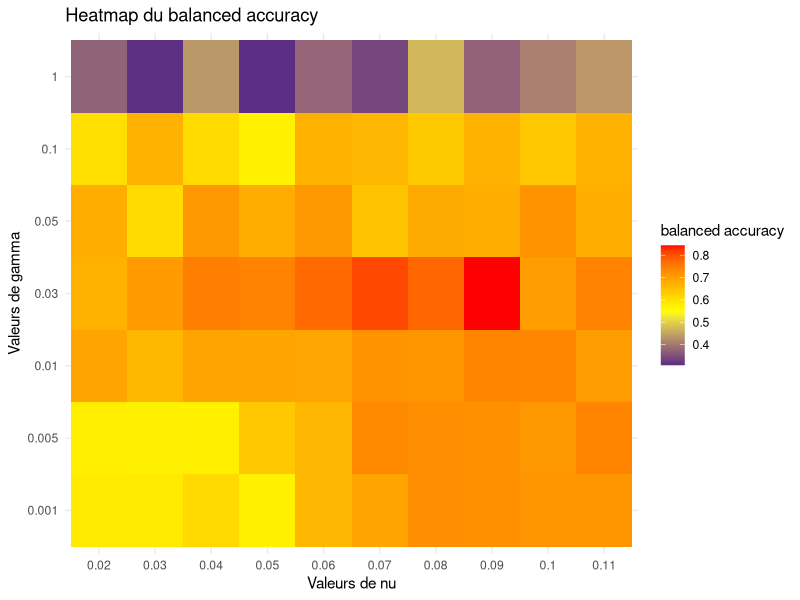
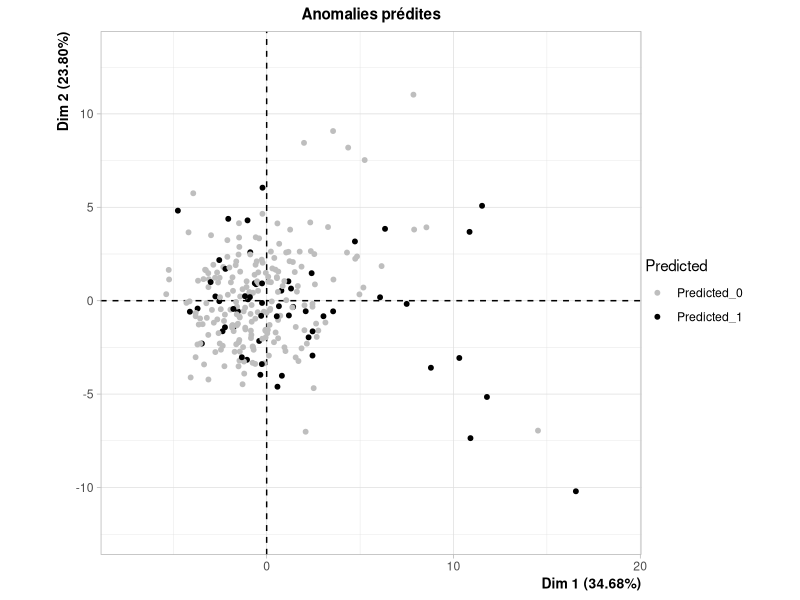
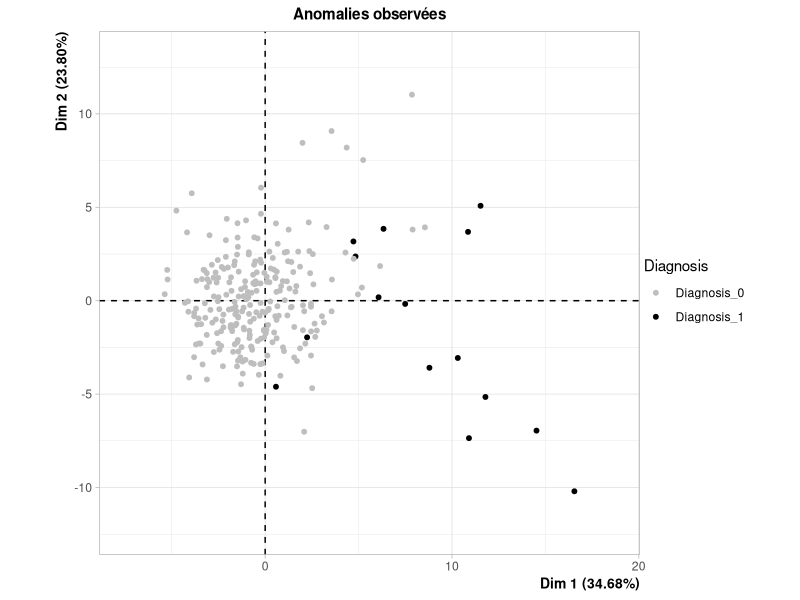

These charts were generated, in order, by the following R code:
library(e1071)    # Pour le SVM
library(caret)    # Pour la matrice de confusion
library(dplyr)
library(FactoMineR)

# Charger et prétraiter les données
data_reduit <- read.csv("data_cancer.csv", header=T)
data_reduit$Diagnosis <- as.factor(data_reduit$Diagnosis)

set.seed(123)
# Générer un vecteur d'index aléatoires pour l'ensemble de test (30%)
test_index <- sample(1:378, size = round(0.3 * 378))

# Créer les ensembles d'entraînement (70%) et de test (30%)
train_data <- data_reduit[-test_index, ]
summary(train_data)
#write.csv(x = train_data, "train.csv")
test_data <- data_reduit[test_index, ]
summary(test_data)
#write.csv(x = test_data, "test.csv")

data_reduit <- train_data

# Modèle de classification

mod <- glm(data=data_reduit, Diagnosis~., family='binomial')
#erreur de convergence

##########
# Optimisation du modèle à l'aide des hyperparamètres
##########

# Définir la grille d'hyperparamètres pour nu et gamma
nu_values <- seq(0.02, 0.11, by = 0.01)    # Exemple de valeurs pour nu
gamma_values <- c(0.001,0.005,0.01,0.03,0.05,0.1,1)  # Exemple de valeurs pour gamma

# Stocker les résultats finaux
results <- data.frame(nu = numeric(), gamma = numeric(), balanced_accuracy = numeric(), Kappa = numeric())

# Boucle sur les valeurs de gamma
for (gamma in gamma_values) {
  
  # Boucle sur les valeurs de nu pour chaque gamma
  for (nu in nu_values) {
    
    # Variable pour stocker les vraies valeurs et les prédictions pour tout le dataset
    all_true_labels <- data_reduit$Diagnosis
    all_predicted_scores <- c()
    
    # Créer les folds pour Diagnosis == 0
    set.seed(123)
    folds_0 <- createFolds(data_reduit$Diagnosis[data_reduit$Diagnosis == 0], k = 5)
    
    # Créer les folds pour Diagnosis == 1
    set.seed(123)
    folds_1 <- createFolds(data_reduit$Diagnosis[data_reduit$Diagnosis == 1], k = 5)
    
    # Boucle pour chaque fold (de 1 à 10)
    for (fold in 1:5) {
      # Indices d'entraînement et de test pour Diagnosis == 0
      train_indices_0 <- unlist(folds_0[-fold])
      test_indices_0 <- unlist(folds_0[fold])
      
      # Indices d'entraînement et de test pour Diagnosis == 1
      train_indices_1 <- unlist(folds_1[-fold])
      test_indices_1 <- unlist(folds_1[fold])
      
      # Créer les jeux d'entraînement et de test
      train_fold_0 <- data_reduit[train_indices_0, ]
      test_fold_0 <- data_reduit[test_indices_0, ]
      
      train_fold_1 <- data_reduit[train_indices_1, ]
      test_fold_1 <- data_reduit[test_indices_1, ]
      
      # Combine les données d'entraînement et de test pour les deux groupes
      test_fold <- rbind(test_fold_0, test_fold_1)
      
      # Entraînez le modèle sur les données Diagnosis == 0 uniquement
      set.seed(123)
      X_train <- train_fold_0[, -which(names(train_fold_0) == "Diagnosis")]
      model <- svm(X_train, type = "one-classification", nu = nu, gamma = gamma)
      
      # Prédire sur le jeu de test
      X_test <- test_fold[, -which(names(test_fold) == "Diagnosis")]
      decision_scores <- predict(model,X_test)
      
      predicted_labels <- ifelse(decision_scores == TRUE, 0, 1)
      # Collecter les vraies valeurs et les scores de prédiction
      all_predicted_scores <- c(all_predicted_scores, predicted_labels)
    }

    # Définir les indices associés aux labels prédits
    indices <- as.numeric(names(all_predicted_scores))  # Récupérer les indices (de 1 à 400)
    
    # Trier les labels prédits selon les indices
    sorted_indices <- order(indices)  # Obtenir les indices triés
    sorted_predicted_scores <- all_predicted_scores[sorted_indices]  # Réorganiser les labels prédits
    
    # Afficher les indices et les labels triés
    sorted_data <- data.frame(Indices = indices[sorted_indices], Labels = sorted_predicted_scores)
    # Créer des facteurs avec les mêmes niveaux pour éviter l'erreur
    all_true_labels <- factor(all_true_labels, levels = c(0, 1))
    sorted_data$Labels <- factor(sorted_data$Labels, levels = c(0, 1))
    
    #Stockage de la matrice de confusion
    conf_matrix <- confusionMatrix(sorted_data$Labels, all_true_labels)
    print(conf_matrix)
    
    # Extraire la balanced accuracy et le kappa
    balanced_accuracy_value <- conf_matrix$byClass['Balanced Accuracy']
    kappa_value <- conf_matrix$overall['Kappa']
    
    # Ajouter les résultats dans le dataframe
    results <- rbind(results, data.frame(nu = nu, gamma = gamma, balanced_accuracy = balanced_accuracy_value, Kappa = kappa_value))
  }
}

# Affichage des résultats finaux
print(results)

#Affichage de la plus haute valeur 
max(results$balanced_accuracy)

# Heatmap de balanced_accuracy
library(ggplot2)
ggplot(results, aes(x = factor(nu), y = factor(gamma), fill = balanced_accuracy)) +
  geom_tile() +
  scale_fill_gradient2(high = "red", mid = "yellow", low = "darkblue", midpoint = 0.55) +
  labs(title = "Heatmap du balanced accuracy",
       x = "Valeurs de nu",
       y = "Valeurs de gamma",
       fill = "balanced accuracy") +
  theme_minimal()


##########
# Evaluation du modèle avec les meilleurs hyperparamètres
##########

all_true_labels <- data_reduit$Diagnosis
all_predicted_labels <- c()

set.seed(123)
# Créer les folds pour Diagnosis == 0
folds_0 <- createFolds(data_reduit$Diagnosis[data_reduit$Diagnosis == 0], k = 5)
set.seed(123)
# Créer les folds pour Diagnosis == 1
folds_1 <- createFolds(data_reduit$Diagnosis[data_reduit$Diagnosis == 1], k = 5)

# Boucle pour chaque fold (de 1 à 5)
for (fold in 1:5) {
  # Indices d'entraînement et de test pour Diagnosis == 0
  train_indices_0 <- unlist(folds_0[-fold])
  test_indices_0 <- unlist(folds_0[fold])
  
  # Indices d'entraînement et de test pour Diagnosis == 1
  train_indices_1 <- unlist(folds_1[-fold])
  test_indices_1 <- unlist(folds_1[fold])
  
  # Créer les jeux d'entraînement et de test
  train_fold_0 <- data_reduit[train_indices_0, ]
  test_fold_0 <- data_reduit[test_indices_0, ]
  
  train_fold_1 <- data_reduit[train_indices_1, ]
  test_fold_1 <- data_reduit[test_indices_1, ]
  set.seed(123)
  # Combine les données d'entraînement et de test pour les deux groupes
  test_fold <- rbind(test_fold_0, test_fold_1)
  # Entraînez le modèle sur les données Diagnosis == 0 uniquement
  X_train <- train_fold_0[, -which(names(train_fold_0) == "Diagnosis")]
  model <- svm(X_train, type = "one-classification", nu=0.09, gamma=0.03)
  
  # Prédire sur le jeu de test
  X_test <- test_fold[, -which(names(test_fold) == "Diagnosis")]
  decision_scores <- predict(model,X_test)
  
  predicted_labels <- ifelse(decision_scores == TRUE, 0, 1)
  # Collecter les vraies valeurs et les scores de prédiction
  all_predicted_labels <- c(all_predicted_labels, predicted_labels)
}

# Définir les indices associés aux labels prédits
indices <- as.numeric(names(all_predicted_labels))  # Récupérer les indices (de 1 à 400)

# Trier les labels prédits selon les indices
sorted_indices <- order(indices)  # Obtenir les indices triés
sorted_predicted_labels <- all_predicted_labels[sorted_indices]  # Réorganiser les labels prédits

# Afficher les indices et les labels triés
sorted_data <- data.frame(Indices = indices[sorted_indices], Labels = sorted_predicted_labels)
# Créer des facteurs avec les mêmes niveaux pour éviter l'erreur
all_true_labels <- factor(all_true_labels, levels = c(0, 1))
sorted_data$Labels <- factor(sorted_data$Labels, levels = c(0, 1))

# Calculer la matrice de confusion
conf_matrix <- confusionMatrix(sorted_data$Labels, all_true_labels)
print(conf_matrix)

#############
#ACP
#############

data_reduit$Predicted <- sorted_data$Labels

res.PCA<-PCA(data_reduit,quali.sup=c(1,32),graph=FALSE)
plot.PCA(res.PCA,invisible=c('quali'),habillage=32,title="Anomalies prédites",label ='none', col.hab=c("grey","black"))
plot.PCA(res.PCA,invisible=c('quali'),habillage=1,title="Anomalies observées",label ='none', col.hab=c("grey","black"))
